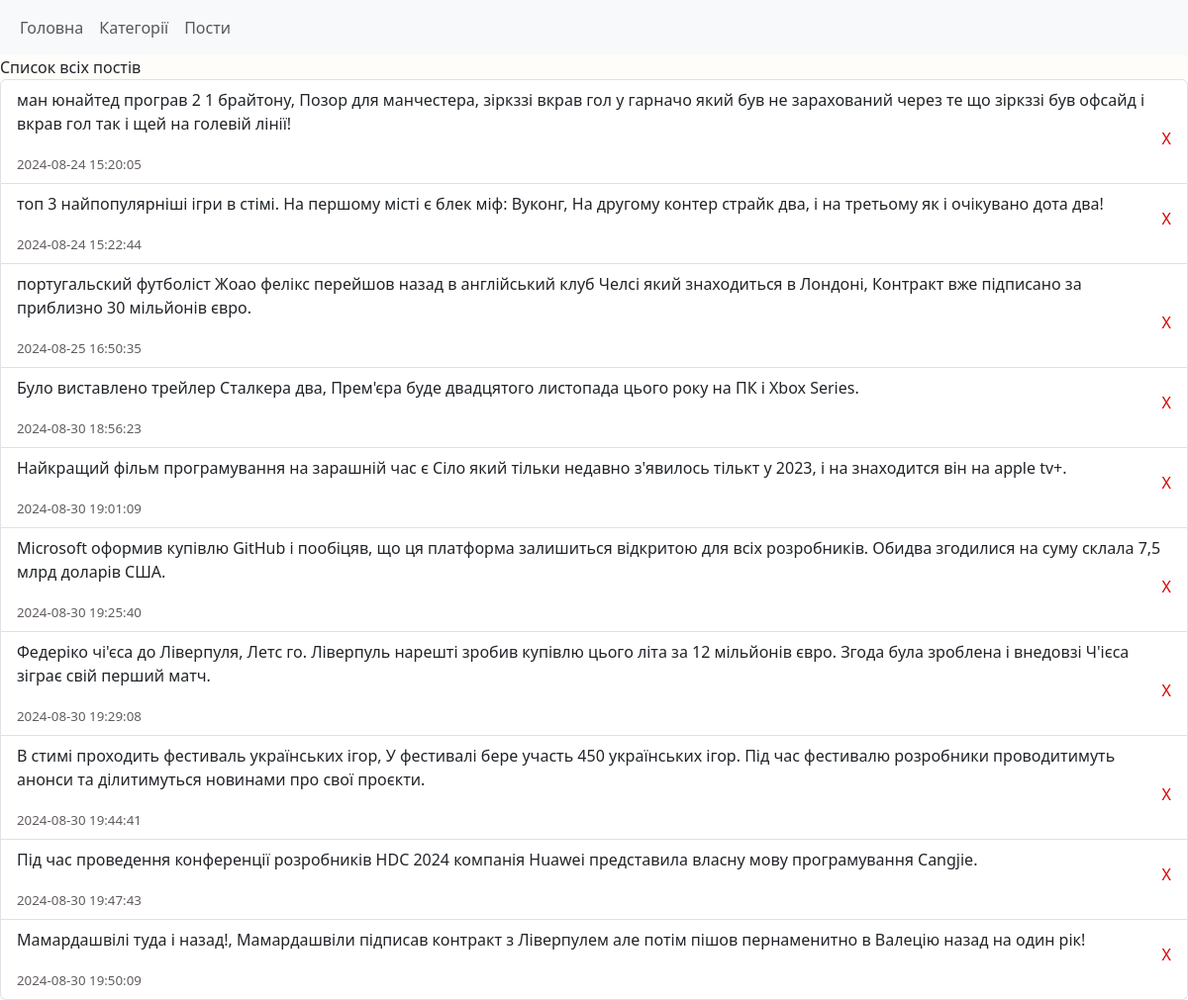
Screenshot of /post/view with the database file from the repository.
### tables this page shows
CREATE TABLE post (
	id INTEGER PRIMARY KEY AUTOINCREMENT,
	category_id INTEGER NOT NULL,
	text TEXT,
	datetime DATETIME NOT NULL DEFAULT CURRENT_TIMESTAMP,
	
	FOREIGN KEY (category_id) REFERENCES category(id)
);

### main.py (the view)
@app.route("/post/view")
def post_view():
    return render_template('post_view.html',posts_list=db.getPosts())

### db.py (called while the page is built)
def open():
    global conn,cursor
    conn = sqlite3.connect(db_name)
    cursor = conn.cursor()

def close():
    cursor.close()
    conn.close()

def getPosts():
    open()
    cursor.execute("SELECT * FROM post")
    result = cursor.fetchall()
    close()
    return result

### templates/post_view.html
{% extends 'base.html' %}
{% block content %}
    Список всіх постів
    <div class="posts-lists">
        <ul class="list-group">
        {% for post in posts_list %}
            <li class="list-group-item">
                <p>{{ post[2] }}</p>
                <span class="delete">
                <a href="/post/delete/{{post[0]}}">X</a>
                </span>
                <span class="date"> {{ post[3] }} </span>
            </li>
        {% endfor %}
        </ul>
    </div>
{% endblock %}

### static/style.css (style rules this page uses)
body { background: #fffdfa; }
.date { font-size: smaller; color: rgb(98, 92, 92); }
.delete { float: right; position: relative; bottom: 25px; color: rgb(222, 2, 2) }
.delete a { color:#dc0000; text-decoration: none }

### rows the page displays
post: text "ман юнайтед програв 2 1 брайтону, Позор для манчестера, зіркззі вкрав гол у гарначо який був не зарахований через те що зіркззі був офсайд і вкрав гол так і щей на голевій лінії!", datetime "2024-08-24 15:20:05"
post: text "топ 3 найпопулярніші ігри в стімі. На першому місті є блек міф: Вуконг, На другому контер страйк два, і на третьому як і очікувано дота два!", datetime "2024-08-24 15:22:44"
post: text "португальский футболіст Жоао фелікс перейшов назад в англійський клуб Челсі який знаходиться в Лондоні, Контракт вже підписано за приблизно 30 мільйонів євро.", datetime "2024-08-25 16:50:35"
post: text "Було виставлено трейлер Сталкера два, Прем'єра буде двадцятого листопада цього року на ПК і Xbox Series.", datetime "2024-08-30 18:56:23"
post: text "Найкращий фільм програмування на зарашній час є Сіло який тільки недавно з'явилось тількт у 2023, і на знаходится він на apple tv+.", datetime "2024-08-30 19:01:09"
post: text "Microsoft оформив купівлю GitHub і пообіцяв, що ця платформа залишиться відкритою для всіх розробників. Обидва згодилися на суму склала 7,5 млрд доларів США.", datetime "2024-08-30 19:25:40"
post: text "Федеріко чі'єса до Ліверпуля, Летс го. Ліверпуль нарешті зробив купівлю цього літа за 12 мільйонів євро. Згода була зроблена і внедовзі Ч'ієса зіграє свій перший матч.", datetime "2024-08-30 19:29:08"
post: text "В стимі проходить фестиваль українських ігор, У фестивалі бере участь 450 українських ігор. Під час фестивалю розробники проводитимуть анонси та ділитимуться новинами про свої проєкти.", datetime "2024-08-30 19:44:41"
post: text "Під час проведення конференції розробників HDC 2024 компанія Huawei представила власну мову програмування Cangjie.", datetime "2024-08-30 19:47:43"
post: text "Мамардашвілі туда і назад!, Мамардашвіли підписав контракт з Ліверпулем але потім пішов пернаменитно в Валецію назад на один рік!", datetime "2024-08-30 19:50:09"
